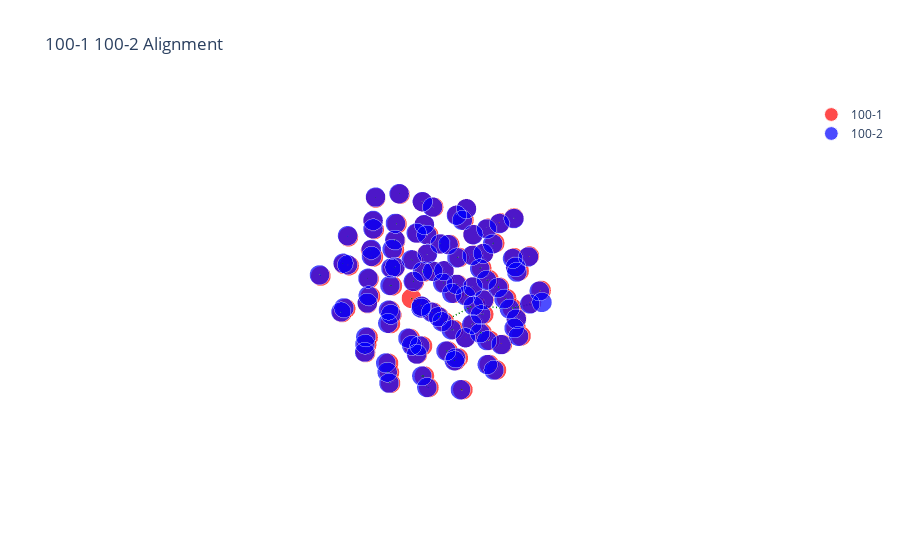

Write notebook code for a chart like this one.
### Markdown cell above
We can also align clusters of the same atom with cluster_alignment()

### Code cell
data_path = "../Data/Neon-Clusters/"
nameA = '100-1.xyz'
nameB = '100-2.xyz'
molA = next(pybel.readfile('xyz', os.path.join(data_path, nameA)))
molB = next(pybel.readfile('xyz', os.path.join(data_path, nameB)))
X_A, T_A, B_A = otm.tl.process_molecule(molA) 
X_B, T_B, B_B = otm.tl.process_molecule(molB)
p_list=range(2,9)
# specify we are aligning clusters of the same atom
# T, B are not used in the alignment
assignment, rmsd_best, p_best = otm.tl.cluster_alignment(X_A = X_A, X_B = X_B, case = 'same element', p_list = p_list)
X_B_aligned, _, _ = otm.tl.kabsch(X_A, X_B, otm.tl.permutation_to_matrix(assignment))
otm.pl.interactive_alignment_plot(X_A, X_B_aligned, T_A, T_B, B_A, B_B, assignment, '100-1', '100-2', save=False)

### Figure 1 — Plotly figure (JSON) as saved in the notebook; plotly's stock layout.template omitted (floating-point values rounded to 4 significant figures)
{"data": [{"marker": {"color": "red", "size": [13.8, 13.8, 13.8, 13.8, 13.8, 13.8, 13.8, 13.8, 13.8, 13.8, 13.8, 13.8, 13.8, 13.8, 13.8, 13.8, 13.8, 13.8, 13.8, 13.8, 13.8, 13.8, 13.8, 13.8, 13.8, 13.8, 13.8, 13.8, 13.8, 13.8, 13.8, 13.8, 13.8, 13.8, 13.8, 13.8, 13.8, 13.8, 13.8, 13.8, 13.8, 13.8, 13.8, 13.8, 13.8, 13.8, 13.8, 13.8, 13.8, 13.8, 13.8, 13.8, 13.8, 13.8, 13.8, 13.8, 13.8, 13.8, 13.8, 13.8, 13.8, 13.8, 13.8, 13.8, 13.8, 13.8, 13.8, 13.8, 13.8, 13.8, 13.8, 13.8, 13.8, 13.8, 13.8, 13.8, 13.8, 13.8, 13.8, 13.8, 13.8, 13.8, 13.8, 13.8, 13.8, 13.8, 13.8, 13.8, 13.8, 13.8, 13.8, 13.8, 13.8, 13.8, 13.8, 13.8, 13.8, 13.8, 13.8, 13.8], "symbol": "circle"}, "mode": "markers", "name": "100-1", "type": "scatter3d", "x": [2.112, 0.3477, -0.9338, -2.078, 2.33, -0.7018, 1.194, -2.7, -0.6302, 0.4706, -2.236, 0.626, 2.692, 2.308, -0.3961, -1.705, -2.561, -1.514, -2.235, 1.284, 1.377, 2.417, -1.326, 1.4, -0.2953, 2.222, -1.356, -2.391, -0.6841, -1.331, 0.1782, 0.8251, 2.512, 1.479, 0.834, -1.469, 1.752, -0.5505, 0.1995, -1.493, 1.123, -0.5666, -1.624, -0.9881, 1.321, 1.958, -1.166, 0.102, 0.3113, 1.58, 0.5626, -0.06902, 0.04446, -2.016, 1.865, -0.1916, -1.94, -0.2619, 2.144, 0.4672, -0.8299, -1.876, -0.5333, 0.9493, 1.593, 0.5519, 0.9681, -1.117, -0.08072, -1.554, -0.5003, 0.1302, 1.395, -1.39, -0.8743, 1.499, 0.5857, 0.7561, -0.4882, -0.678, -1.704, 1.685, 0.6606, 0.4031, -1.25, 1.31, -0.3416, -1.032, -0.01623, -0.1389, 0.8748, -0.7289, 0.6985, -0.3194, -0.9471, 1.138, 0.5101, -0.2837, 0.3331, 0.1354], "y": [0.2103, 2.595, 1.381, -0.1533, -1.559, -2.57, -0.7735, -0.4225, 1.539, 1.332, -1.233, -1.478, 0.4794, 0.7467, -1.815, 1.88, 0.611, 1.603, 0.7476, 0.9333, -0.639, 0.3464, -1.537, 1.046, 2.002, -0.6757, 0.6931, -0.288, 2.26, 1.647, 1.167, 1.78, -0.5403, -1.52, 0.2795, -1.903, -0.01291, -2.195, 2.209, 0.6052, 1.914, 0.312, -0.965, -0.3622, -1.904, -1.301, -1.77, -0.5685, -2.241, -1.039, -1.378, -1.977, 1.782, -0.1699, 1.201, -0.7473, -1.105, 0.4857, -0.281, -1.87, 1.85, 0.8588, -1.178, -1.651, 1.075, 0.08888, 1.505, -0.4707, 0.544, 0.9839, 0.9542, 1.552, 0.04004, 0.08566, 1.206, -0.8367, 0.7415, -0.3218, -1.501, 0.9271, -0.04533, 0.1728, -0.7982, 0.7232, -0.8436, 0.4337, -1.132, 0.1964, 1.159, -0.08641, 0.8742, 0.3212, -0.1361, -0.1219, -0.7168, -0.5867, -1.182, -0.4658, 0.1187, -0.9218], "z": [2.11, 0.7503, 2.154, -2.03, 0.7776, -0.1832, -2.26, 0.09633, -2.171, -2.245, 0.7196, 2.214, -0.04902, -1.071, 1.891, 0.0705, -0.3287, -1.476, -1.393, 1.979, 2.175, 1.036, 1.315, -1.672, 1.462, 1.444, -2.102, -0.9679, 0.4158, 1.124, 2.087, 1.378, 0.3647, 1.497, -2.254, 0.2691, -1.668, 0.8544, -0.3002, 1.554, 0.2913, 2.143, -1.418, -2.115, 0.4587, -0.2384, -0.8028, -2.192, 0.1388, -1.251, -1.572, -0.88, -1.331, 0.926, -0.1662, 2.086, -0.3537, -2.192, -0.6572, 1.18, -0.6365, 0.5096, -1.506, -0.5616, 0.9123, 2.052, -0.7626, 1.522, 0.3969, -0.5674, 1.26, 0.5697, 1.308, -1.195, 0.2451, 0.6449, 1.176, -1.348, 0.01532, -1.268, -0.1439, 0.2391, 1.361, -1.344, 0.4668, -0.7644, 1.045, 0.6641, -0.4484, 1.232, 0.1215, -0.3876, 0.52, -1.285, -0.597, -0.3567, 0.3315, 0.2102, -0.4654, -0.6739]}, {"marker": {"color": "blue", "size": [13.8, 13.8, 13.8, 13.8, 13.8, 13.8, 13.8, 13.8, 13.8, 13.8, 13.8, 13.8, 13.8, 13.8, 13.8, 13.8, 13.8, 13.8, 13.8, 13.8, 13.8, 13.8, 13.8, 13.8, 13.8, 13.8, 13.8, 13.8, 13.8, 13.8, 13.8, 13.8, 13.8, 13.8, 13.8, 13.8, 13.8, 13.8, 13.8, 13.8, 13.8, 13.8, 13.8, 13.8, 13.8, 13.8, 13.8, 13.8, 13.8, 13.8, 13.8, 13.8, 13.8, 13.8, 13.8, 13.8, 13.8, 13.8, 13.8, 13.8, 13.8, 13.8, 13.8, 13.8, 13.8, 13.8, 13.8, 13.8, 13.8, 13.8, 13.8, 13.8, 13.8, 13.8, 13.8, 13.8, 13.8, 13.8, 13.8, 13.8, 13.8, 13.8, 13.8, 13.8, 13.8, 13.8, 13.8, 13.8, 13.8, 13.8, 13.8, 13.8, 13.8, 13.8, 13.8, 13.8, 13.8, 13.8, 13.8, 13.8], "symbol": "circle"}, "mode": "markers", "name": "100-2", "type": "scatter3d", "x": [-2.366, 2.109, -0.9486, 0.3388, 2.361, -2.024, 1.257, -0.6486, -2.671, -0.596, 2.713, 0.6375, -2.207, -0.377, 0.509, 2.339, 1.275, -1.692, -1.49, -2.534, 1.382, 2.426, -1.303, 1.436, -0.3072, -2.195, 2.236, 0.8163, 0.1662, -0.6847, -1.335, 1.5, -2.349, 2.539, -1.311, -1.429, -0.5145, 0.8847, 1.799, -1.494, 0.2043, -0.5721, 1.126, -0.931, -1.57, 1.999, 1.36, 0.1619, 1.632, 0.3574, -1.113, -0.01239, 0.6223, -2.0, 0.06556, -0.1862, 1.88, -1.899, -0.214, 0.496, 2.181, -0.4762, 0.9988, 0.5501, -1.867, 1.596, -0.8209, -1.107, 0.9864, -0.06462, 0.134, -0.4993, 1.403, -1.521, 1.525, -1.348, 0.5895, -0.8619, -0.4476, 0.8026, -1.676, -0.6462, 0.6766, 1.706, -1.222, -0.3183, 0.4379, 1.342, 0.001646, 0.8901, -1.017, -0.1284, 0.7194, -0.6979, -0.906, -0.2748, 0.5437, 1.175, 0.3648, -0.2552], "y": [1.583, 0.2306, 1.371, 2.581, -1.552, -0.2268, -0.8137, -2.605, -0.4703, 1.481, 0.4806, -1.471, -1.269, -1.823, 1.285, 0.7316, 0.9436, 1.841, 1.541, 0.559, -0.6249, 0.3572, -1.56, 1.015, 1.99, 0.6777, -0.662, 1.778, 1.167, 2.232, 1.621, -1.513, -0.3488, -0.5362, 0.6277, -1.939, -2.216, 0.2359, -0.04048, 0.5847, 2.181, 0.306, 1.903, -0.4241, -1.025, -1.31, -1.911, -0.6195, -1.064, -2.262, -1.818, -2.014, -1.417, -0.2015, 1.741, -0.75, 1.193, -1.153, 0.4313, -1.877, -0.2929, -1.228, -1.674, 0.09283, 0.8235, 1.076, 1.807, -0.4881, 1.48, 0.5216, 1.534, 0.9381, 0.04371, 0.9278, -0.8398, 0.02895, 0.7353, 1.174, -1.532, -0.356, -0.08982, 0.8781, -0.801, 0.1669, -0.8752, -1.148, 0.6854, 0.4122, 1.127, 0.8587, 0.1696, -0.09898, -0.1489, 0.2796, -0.7607, -0.1672, -1.199, -0.6055, 0.09034, -0.4926], "z": [-0.805, 2.135, 2.127, 0.7247, 0.8271, -2.054, -2.234, -0.159, 0.06652, -2.194, -0.01978, 2.241, 0.7065, 1.909, -2.252, -1.05, 1.985, 0.03536, -1.51, -0.372, 2.201, 1.063, 1.317, -1.665, 1.436, -1.431, 1.481, 1.368, 2.076, 0.3819, 1.09, 1.535, -0.9943, 0.404, -2.125, 0.2749, 0.8755, -2.245, -1.644, 1.527, -0.323, 2.132, 0.2827, -2.122, -1.426, -0.1967, 0.4998, -2.183, -1.217, 0.1714, -0.7945, -0.8552, -1.546, 0.9014, -1.349, 2.093, -0.1568, -0.3639, -2.2, 1.21, -0.6257, -1.497, -0.5282, 2.059, 0.4711, 0.92, -0.668, 1.513, -0.7675, 0.3909, 0.5542, 1.244, 1.326, -0.5954, 0.6752, -1.213, 1.176, 0.2222, 0.02902, -1.333, -0.165, -1.286, 1.381, 0.2593, 0.462, 1.056, -1.346, -0.7521, -0.4611, 0.1228, 0.6484, 1.232, 0.5319, -0.3994, -0.5989, -1.286, 0.3537, -0.3338, -0.4611, 0.2142]}, {"line": {"color": "green", "dash": "longdash", "width": 3}, "mode": "lines", "showlegend": false, "type": "scatter3d", "x": [2.112, 2.109], "y": [0.2103, 0.2306], "z": [2.11, 2.135]}, {"line": {"color": "green", "dash": "longdash", "width": 3}, "mode": "lines", "showlegend": false, "type": "scatter3d", "x": [0.3477, 0.3388], "y": [2.595, 2.581], "z": [0.7503, 0.7247]}, {"line": {"color": "green", "dash": "longdash", "width": 3}, "mode": "lines", "showlegend": false, "type": "scatter3d", "x": [-0.9338, -0.9486], "y": [1.381, 1.371], "z": [2.154, 2.127]}, {"line": {"color": "green", "dash": "longdash", "width": 3}, "mode": "lines", "showlegend": false, "type": "scatter3d", "x": [-2.078, -2.024], "y": [-0.1533, -0.2268], "z": [-2.03, -2.054]}, {"line": {"color": "green", "dash": "longdash", "width": 3}, "mode": "lines", "showlegend": false, "type": "scatter3d", "x": [2.33, 2.361], "y": [-1.559, -1.552], "z": [0.7776, 0.8271]}, {"line": {"color": "green", "dash": "longdash", "width": 3}, "mode": "lines", "showlegend": false, "type": "scatter3d", "x": [-0.7018, -0.6486], "y": [-2.57, -2.605], "z": [-0.1832, -0.159]}, {"line": {"color": "green", "dash": "longdash", "width": 3}, "mode": "lines", "showlegend": false, "type": "scatter3d", "x": [1.194, 1.257], "y": [-0.7735, -0.8137], "z": [-2.26, -2.234]}, {"line": {"color": "green", "dash": "longdash", "width": 3}, "mode": "lines", "showlegend": false, "type": "scatter3d", "x": [-2.7, -2.671], "y": [-0.4225, -0.4703], "z": [0.09633, 0.06652]}, {"line": {"color": "green", "dash": "longdash", "width": 3}, "mode": "lines", "showlegend": false, "type": "scatter3d", "x": [-0.6302, -0.596], "y": [1.539, 1.481], "z": [-2.171, -2.194]}, {"line": {"color": "green", "dash": "longdash", "width": 3}, "mode": "lines", "showlegend": false, "type": "scatter3d", "x": [0.4706, 0.509], "y": [1.332, 1.285], "z": [-2.245, -2.252]}, {"line": {"color": "green", "dash": "longdash", "width": 3}, "mode": "lines", "showlegend": false, "type": "scatter3d", "x": [-2.236, -2.207], "y": [-1.233, -1.269], "z": [0.7196, 0.7065]}, {"line": {"color": "green", "dash": "longdash", "width": 3}, "mode": "lines", "showlegend": false, "type": "scatter3d", "x": [0.626, 0.6375], "y": [-1.478, -1.471], "z": [2.214, 2.241]}, {"line": {"color": "green", "dash": "longdash", "width": 3}, "mode": "lines", "showlegend": false, "type": "scatter3d", "x": [2.692, 2.713], "y": [0.4794, 0.4806], "z": [-0.04902, -0.01978]}, {"line": {"color": "green", "dash": "longdash", "width": 3}, "mode": "lines", "showlegend": false, "type": "scatter3d", "x": [2.308, 2.339], "y": [0.7467, 0.7316], "z": [-1.071, -1.05]}, {"line": {"color": "green", "dash": "longdash", "width": 3}, "mode": "lines", "showlegend": false, "type": "scatter3d", "x": [-0.3961, -0.377], "y": [-1.815, -1.823], "z": [1.891, 1.909]}, {"line": {"color": "green", "dash": "longdash", "width": 3}, "mode": "lines", "showlegend": false, "type": "scatter3d", "x": [-1.705, -1.692], "y": [1.88, 1.841], "z": [0.0705, 0.03536]}, {"line": {"color": "green", "dash": "longdash", "width": 3}, "mode": "lines", "showlegend": false, "type": "scatter3d", "x": [-2.561, -2.534], "y": [0.611, 0.559], "z": [-0.3287, -0.372]}, {"line": {"color": "green", "dash": "longdash", "width": 3}, "mode": "lines", "showlegend": false, "type": "scatter3d", "x": [-1.514, -1.49], "y": [1.603, 1.541], "z": [-1.476, -1.51]}, {"line": {"color": "green", "dash": "longdash", "width": 3}, "mode": "lines", "showlegend": false, "type": "scatter3d", "x": [-2.235, -2.366], "y": [0.7476, 1.583], "z": [-1.393, -0.805]}, {"line": {"color": "green", "dash": "longdash", "width": 3}, "mode": "lines", "showlegend": false, "type": "scatter3d", "x": [1.284, 1.275], "y": [0.9333, 0.9436], "z": [1.979, 1.985]}, {"line": {"color": "green", "dash": "longdash", "width": 3}, "mode": "lines", "showlegend": false, "type": "scatter3d", "x": [1.377, 1.382], "y": [-0.639, -0.6249], "z": [2.175, 2.201]}, {"line": {"color": "green", "dash": "longdash", "width": 3}, "mode": "lines", "showlegend": false, "type": "scatter3d", "x": [2.417, 2.426], "y": [0.3464, 0.3572], "z": [1.036, 1.063]}, {"line": {"color": "green", "dash": "longdash", "width": 3}, "mode": "lines", "showlegend": false, "type": "scatter3d", "x": [-1.326, -1.303], "y": [-1.537, -1.56], "z": [1.315, 1.317]}, {"line": {"color": "green", "dash": "longdash", "width": 3}, "mode": "lines", "showlegend": false, "type": "scatter3d", "x": [1.4, 1.436], "y": [1.046, 1.015], "z": [-1.672, -1.665]}, {"line": {"color": "green", "dash": "longdash", "width": 3}, "mode": "lines", "showlegend": false, "type": "scatter3d", "x": [-0.2953, -0.3072], "y": [2.002, 1.99], "z": [1.462, 1.436]}, {"line": {"color": "green", "dash": "longdash", "width": 3}, "mode": "lines", "showlegend": false, "type": "scatter3d", "x": [2.222, 2.236], "y": [-0.6757, -0.662], "z": [1.444, 1.481]}, {"line": {"color": "green", "dash": "longdash", "width": 3}, "mode": "lines", "showlegend": false, "type": "scatter3d", "x": [-1.356, -1.311], "y": [0.6931, 0.6277], "z": [-2.102, -2.125]}, {"line": {"color": "green", "dash": "longdash", "width": 3}, "mode": "lines", "showlegend": false, "type": "scatter3d", "x": [-2.391, -2.349], "y": [-0.288, -0.3488], "z": [-0.9679, -0.9943]}, {"line": {"color": "green", "dash": "longdash", "width": 3}, "mode": "lines", "showlegend": false, "type": "scatter3d", "x": [-0.6841, -0.6847], "y": [2.26, 2.232], "z": [0.4158, 0.3819]}, {"line": {"color": "green", "dash": "longdash", "width": 3}, "mode": "lines", "showlegend": false, "type": "scatter3d", "x": [-1.331, -1.335], "y": [1.647, 1.621], "z": [1.124, 1.09]}, {"line": {"color": "green", "dash": "longdash", "width": 3}, "mode": "lines", "showlegend": false, "type": "scatter3d", "x": [0.1782, 0.1662], "y": [1.167, 1.167], "z": [2.087, 2.076]}, {"line": {"color": "green", "dash": "longdash", "width": 3}, "mode": "lines", "showlegend": false, "type": "scatter3d", "x": [0.8251, 0.8163], "y": [1.78, 1.778], "z": [1.378, 1.368]}, {"line": {"color": "green", "dash": "longdash", "width": 3}, "mode": "lines", "showlegend": false, "type": "scatter3d", "x": [2.512, 2.539], "y": [-0.5403, -0.5362], "z": [0.3647, 0.404]}, {"line": {"color": "green", "dash": "longdash", "width": 3}, "mode": "lines", "showlegend": false, "type": "scatter3d", "x": [1.479, 1.5], "y": [-1.52, -1.513], "z": [1.497, 1.535]}, {"line": {"color": "green", "dash": "longdash", "width": 3}, "mode": "lines", "showlegend": false, "type": "scatter3d", "x": [0.834, 0.8847], "y": [0.2795, 0.2359], "z": [-2.254, -2.245]}, {"line": {"color": "green", "dash": "longdash", "width": 3}, "mode": "lines", "showlegend": false, "type": "scatter3d", "x": [-1.469, -1.429], "y": [-1.903, -1.939], "z": [0.2691, 0.2749]}, {"line": {"color": "green", "dash": "longdash", "width": 3}, "mode": "lines", "showlegend": false, "type": "scatter3d", "x": [1.752, 1.799], "y": [-0.01291, -0.04048], "z": [-1.668, -1.644]}, {"line": {"color": "green", "dash": "longdash", "width": 3}, "mode": "lines", "showlegend": false, "type": "scatter3d", "x": [-0.5505, -0.5145], "y": [-2.195, -2.216], "z": [0.8544, 0.8755]}, {"line": {"color": "green", "dash": "longdash", "width": 3}, "mode": "lines", "showlegend": false, "type": "scatter3d", "x": [0.1995, 0.2043], "y": [2.209, 2.181], "z": [-0.3002, -0.323]}, {"line": {"color": "green", "dash": "longdash", "width": 3}, "mode": "lines", "showlegend": false, "type": "scatter3d", "x": [-1.493, -1.494], "y": [0.6052, 0.5847], "z": [1.554, 1.527]}, {"line": {"color": "green", "dash": "longdash", "width": 3}, "mode": "lines", "showlegend": false, "type": "scatter3d", "x": [1.123, 1.126], "y": [1.914, 1.903], "z": [0.2913, 0.2827]}, {"line": {"color": "green", "dash": "longdash", "width": 3}, "mode": "lines", "showlegend": false, "type": "scatter3d", "x": [-0.5666, -0.5721], "y": [0.312, 0.306], "z": [2.143, 2.132]}, {"line": {"color": "green", "dash": "longdash", "width": 3}, "mode": "lines", "showlegend": false, "type": "scatter3d", "x": [-1.624, -1.57], "y": [-0.965, -1.025], "z": [-1.418, -1.426]}, {"line": {"color": "green", "dash": "longdash", "width": 3}, "mode": "lines", "showlegend": false, "type": "scatter3d", "x": [-0.9881, -0.931], "y": [-0.3622, -0.4241], "z": [-2.115, -2.122]}, {"line": {"color": "green", "dash": "longdash", "width": 3}, "mode": "lines", "showlegend": false, "type": "scatter3d", "x": [1.321, 1.36], "y": [-1.904, -1.911], "z": [0.4587, 0.4998]}, {"line": {"color": "green", "dash": "longdash", "width": 3}, "mode": "lines", "showlegend": false, "type": "scatter3d", "x": [1.958, 1.999], "y": [-1.301, -1.31], "z": [-0.2384, -0.1967]}, {"line": {"color": "green", "dash": "longdash", "width": 3}, "mode": "lines", "showlegend": false, "type": "scatter3d", "x": [-1.166, -1.113], "y": [-1.77, -1.818], "z": [-0.8028, -0.7945]}, {"line": {"color": "green", "dash": "longdash", "width": 3}, "mode": "lines", "showlegend": false, "type": "scatter3d", "x": [0.102, 0.1619], "y": [-0.5685, -0.6195], "z": [-2.192, -2.183]}, {"line": {"color": "green", "dash": "longdash", "width": 3}, "mode": "lines", "showlegend": false, "type": "scatter3d", "x": [0.3113, 0.3574], "y": [-2.241, -2.262], "z": [0.1388, 0.1714]}, {"line": {"color": "green", "dash": "longdash", "width": 3}, "mode": "lines", "showlegend": false, "type": "scatter3d", "x": [1.58, 1.632], "y": [-1.039, -1.064], "z": [-1.251, -1.217]}, {"line": {"color": "green", "dash": "longdash", "width": 3}, "mode": "lines", "showlegend": false, "type": "scatter3d", "x": [0.5626, 0.6223], "y": [-1.378, -1.417], "z": [-1.572, -1.546]}, {"line": {"color": "green", "dash": "longdash", "width": 3}, "mode": "lines", "showlegend": false, "type": "scatter3d", "x": [-0.06902, -0.01239], "y": [-1.977, -2.014], "z": [-0.88, -0.8552]}, {"line": {"color": "green", "dash": "longdash", "width": 3}, "mode": "lines", "showlegend": false, "type": "scatter3d", "x": [0.04446, 0.06556], "y": [1.782, 1.741], "z": [-1.331, -1.349]}, {"line": {"color": "green", "dash": "longdash", "width": 3}, "mode": "lines", "showlegend": false, "type": "scatter3d", "x": [-2.016, -2.0], "y": [-0.1699, -0.2015], "z": [0.926, 0.9014]}, {"line": {"color": "green", "dash": "longdash", "width": 3}, "mode": "lines", "showlegend": false, "type": "scatter3d", "x": [1.865, 1.88], "y": [1.201, 1.193], "z": [-0.1662, -0.1568]}, {"line": {"color": "green", "dash": "longdash", "width": 3}, "mode": "lines", "showlegend": false, "type": "scatter3d", "x": [-0.1916, -0.1862], "y": [-0.7473, -0.75], "z": [2.086, 2.093]}, {"line": {"color": "green", "dash": "longdash", "width": 3}, "mode": "lines", "showlegend": false, "type": "scatter3d", "x": [-1.94, -1.899], "y": [-1.105, -1.153], "z": [-0.3537, -0.3639]}, {"line": {"color": "green", "dash": "longdash", "width": 3}, "mode": "lines", "showlegend": false, "type": "scatter3d", "x": [-0.2619, -0.214], "y": [0.4857, 0.4313], "z": [-2.192, -2.2]}, {"line": {"color": "green", "dash": "longdash", "width": 3}, "mode": "lines", "showlegend": false, "type": "scatter3d", "x": [2.144, 2.181], "y": [-0.281, -0.2929], "z": [-0.6572, -0.6257]}, {"line": {"color": "green", "dash": "longdash", "width": 3}, "mode": "lines", "showlegend": false, "type": "scatter3d", "x": [0.4672, 0.496], "y": [-1.87, -1.877], "z": [1.18, 1.21]}, {"line": {"color": "green", "dash": "longdash", "width": 3}, "mode": "lines", "showlegend": false, "type": "scatter3d", "x": [-0.8299, -0.8209], "y": [1.85, 1.807], "z": [-0.6365, -0.668]}, {"line": {"color": "green", "dash": "longdash", "width": 3}, "mode": "lines", "showlegend": false, "type": "scatter3d", "x": [-1.876, -1.867], "y": [0.8588, 0.8235], "z": [0.5096, 0.4711]}, {"line": {"color": "green", "dash": "longdash", "width": 3}, "mode": "lines", "showlegend": false, "type": "scatter3d", "x": [-0.5333, -0.4762], "y": [-1.178, -1.228], "z": [-1.506, -1.497]}, {"line": {"color": "green", "dash": "longdash", "width": 3}, "mode": "lines", "showlegend": false, "type": "scatter3d", "x": [0.9493, 0.9988], "y": [-1.651, -1.674], "z": [-0.5616, -0.5282]}, {"line": {"color": "green", "dash": "longdash", "width": 3}, "mode": "lines", "showlegend": false, "type": "scatter3d", "x": [1.593, 1.596], "y": [1.075, 1.076], "z": [0.9123, 0.92]}, {"line": {"color": "green", "dash": "longdash", "width": 3}, "mode": "lines", "showlegend": false, "type": "scatter3d", "x": [0.5519, 0.5501], "y": [0.08888, 0.09283], "z": [2.052, 2.059]}, {"line": {"color": "green", "dash": "longdash", "width": 3}, "mode": "lines", "showlegend": false, "type": "scatter3d", "x": [0.9681, 0.9864], "y": [1.505, 1.48], "z": [-0.7626, -0.7675]}, {"line": {"color": "green", "dash": "longdash", "width": 3}, "mode": "lines", "showlegend": false, "type": "scatter3d", "x": [-1.117, -1.107], "y": [-0.4707, -0.4881], "z": [1.522, 1.513]}, {"line": {"color": "green", "dash": "longdash", "width": 3}, "mode": "lines", "showlegend": false, "type": "scatter3d", "x": [-0.08072, -0.06462], "y": [0.544, 0.5216], "z": [0.3969, 0.3909]}, {"line": {"color": "green", "dash": "longdash", "width": 3}, "mode": "lines", "showlegend": false, "type": "scatter3d", "x": [-1.554, -1.521], "y": [0.9839, 0.9278], "z": [-0.5674, -0.5954]}, {"line": {"color": "green", "dash": "longdash", "width": 3}, "mode": "lines", "showlegend": false, "type": "scatter3d", "x": [-0.5003, -0.4993], "y": [0.9542, 0.9381], "z": [1.26, 1.244]}, {"line": {"color": "green", "dash": "longdash", "width": 3}, "mode": "lines", "showlegend": false, "type": "scatter3d", "x": [0.1302, 0.134], "y": [1.552, 1.534], "z": [0.5697, 0.5542]}, {"line": {"color": "green", "dash": "longdash", "width": 3}, "mode": "lines", "showlegend": false, "type": "scatter3d", "x": [1.395, 1.403], "y": [0.04004, 0.04371], "z": [1.308, 1.326]}, {"line": {"color": "green", "dash": "longdash", "width": 3}, "mode": "lines", "showlegend": false, "type": "scatter3d", "x": [-1.39, -2.195], "y": [0.08566, 0.6777], "z": [-1.195, -1.431]}, {"line": {"color": "green", "dash": "longdash", "width": 3}, "mode": "lines", "showlegend": false, "type": "scatter3d", "x": [-0.8743, -0.8619], "y": [1.206, 1.174], "z": [0.2451, 0.2222]}, {"line": {"color": "green", "dash": "longdash", "width": 3}, "mode": "lines", "showlegend": false, "type": "scatter3d", "x": [1.499, 1.525], "y": [-0.8367, -0.8398], "z": [0.6449, 0.6752]}, {"line": {"color": "green", "dash": "longdash", "width": 3}, "mode": "lines", "showlegend": false, "type": "scatter3d", "x": [0.5857, 0.5895], "y": [0.7415, 0.7353], "z": [1.176, 1.176]}, {"line": {"color": "green", "dash": "longdash", "width": 3}, "mode": "lines", "showlegend": false, "type": "scatter3d", "x": [0.7561, 0.8026], "y": [-0.3218, -0.356], "z": [-1.348, -1.333]}, {"line": {"color": "green", "dash": "longdash", "width": 3}, "mode": "lines", "showlegend": false, "type": "scatter3d", "x": [-0.4882, -0.4476], "y": [-1.501, -1.532], "z": [0.01532, 0.02902]}, {"line": {"color": "green", "dash": "longdash", "width": 3}, "mode": "lines", "showlegend": false, "type": "scatter3d", "x": [-0.678, -0.6462], "y": [0.9271, 0.8781], "z": [-1.268, -1.286]}, {"line": {"color": "green", "dash": "longdash", "width": 3}, "mode": "lines", "showlegend": false, "type": "scatter3d", "x": [-1.704, -1.676], "y": [-0.04533, -0.08982], "z": [-0.1439, -0.165]}, {"line": {"color": "green", "dash": "longdash", "width": 3}, "mode": "lines", "showlegend": false, "type": "scatter3d", "x": [1.685, 1.706], "y": [0.1728, 0.1669], "z": [0.2391, 0.2593]}, {"line": {"color": "green", "dash": "longdash", "width": 3}, "mode": "lines", "showlegend": false, "type": "scatter3d", "x": [0.6606, 0.6766], "y": [-0.7982, -0.801], "z": [1.361, 1.381]}, {"line": {"color": "green", "dash": "longdash", "width": 3}, "mode": "lines", "showlegend": false, "type": "scatter3d", "x": [0.4031, 0.4379], "y": [0.7232, 0.6854], "z": [-1.344, -1.346]}, {"line": {"color": "green", "dash": "longdash", "width": 3}, "mode": "lines", "showlegend": false, "type": "scatter3d", "x": [-1.25, -1.222], "y": [-0.8436, -0.8752], "z": [0.4668, 0.462]}, {"line": {"color": "green", "dash": "longdash", "width": 3}, "mode": "lines", "showlegend": false, "type": "scatter3d", "x": [1.31, 1.342], "y": [0.4337, 0.4122], "z": [-0.7644, -0.7521]}, {"line": {"color": "green", "dash": "longdash", "width": 3}, "mode": "lines", "showlegend": false, "type": "scatter3d", "x": [-0.3416, -0.3183], "y": [-1.132, -1.148], "z": [1.045, 1.056]}, {"line": {"color": "green", "dash": "longdash", "width": 3}, "mode": "lines", "showlegend": false, "type": "scatter3d", "x": [-1.032, -1.017], "y": [0.1964, 0.1696], "z": [0.6641, 0.6484]}, {"line": {"color": "green", "dash": "longdash", "width": 3}, "mode": "lines", "showlegend": false, "type": "scatter3d", "x": [-0.01623, 0.001646], "y": [1.159, 1.127], "z": [-0.4484, -0.4611]}, {"line": {"color": "green", "dash": "longdash", "width": 3}, "mode": "lines", "showlegend": false, "type": "scatter3d", "x": [-0.1389, -0.1284], "y": [-0.08641, -0.09898], "z": [1.232, 1.232]}, {"line": {"color": "green", "dash": "longdash", "width": 3}, "mode": "lines", "showlegend": false, "type": "scatter3d", "x": [0.8748, 0.8901], "y": [0.8742, 0.8587], "z": [0.1215, 0.1228]}, {"line": {"color": "green", "dash": "longdash", "width": 3}, "mode": "lines", "showlegend": false, "type": "scatter3d", "x": [-0.7289, -0.6979], "y": [0.3212, 0.2796], "z": [-0.3876, -0.3994]}, {"line": {"color": "green", "dash": "longdash", "width": 3}, "mode": "lines", "showlegend": false, "type": "scatter3d", "x": [0.6985, 0.7194], "y": [-0.1361, -0.1489], "z": [0.52, 0.5319]}, {"line": {"color": "green", "dash": "longdash", "width": 3}, "mode": "lines", "showlegend": false, "type": "scatter3d", "x": [-0.3194, -1.348], "y": [-0.1219, 0.02895], "z": [-1.285, -1.213]}, {"line": {"color": "green", "dash": "longdash", "width": 3}, "mode": "lines", "showlegend": false, "type": "scatter3d", "x": [-0.9471, -0.906], "y": [-0.7168, -0.7607], "z": [-0.597, -0.5989]}, {"line": {"color": "green", "dash": "longdash", "width": 3}, "mode": "lines", "showlegend": false, "type": "scatter3d", "x": [1.138, 1.175], "y": [-0.5867, -0.6055], "z": [-0.3567, -0.3338]}, {"line": {"color": "green", "dash": "longdash", "width": 3}, "mode": "lines", "showlegend": false, "type": "scatter3d", "x": [0.5101, 0.5437], "y": [-1.182, -1.199], "z": [0.3315, 0.3537]}, {"line": {"color": "green", "dash": "longdash", "width": 3}, "mode": "lines", "showlegend": false, "type": "scatter3d", "x": [-0.2837, -0.2552], "y": [-0.4658, -0.4926], "z": [0.2102, 0.2142]}, {"line": {"color": "green", "dash": "longdash", "width": 3}, "mode": "lines", "showlegend": false, "type": "scatter3d", "x": [0.3331, 0.3648], "y": [0.1187, 0.09034], "z": [-0.4654, -0.4611]}, {"line": {"color": "green", "dash": "longdash", "width": 3}, "mode": "lines", "showlegend": false, "type": "scatter3d", "x": [0.1354, -0.2748], "y": [-0.9218, -0.1672], "z": [-0.6739, -1.286]}], "layout": {"scene": {"aspectmode": "data", "xaxis": {"title": {"text": "X"}, "visible": false}, "yaxis": {"title": {"text": "Y"}, "visible": false}, "zaxis": {"title": {"text": "Z"}, "visible": false}}, "showlegend": true, "title": {"text": "100-1 100-2 Alignment"}}}
